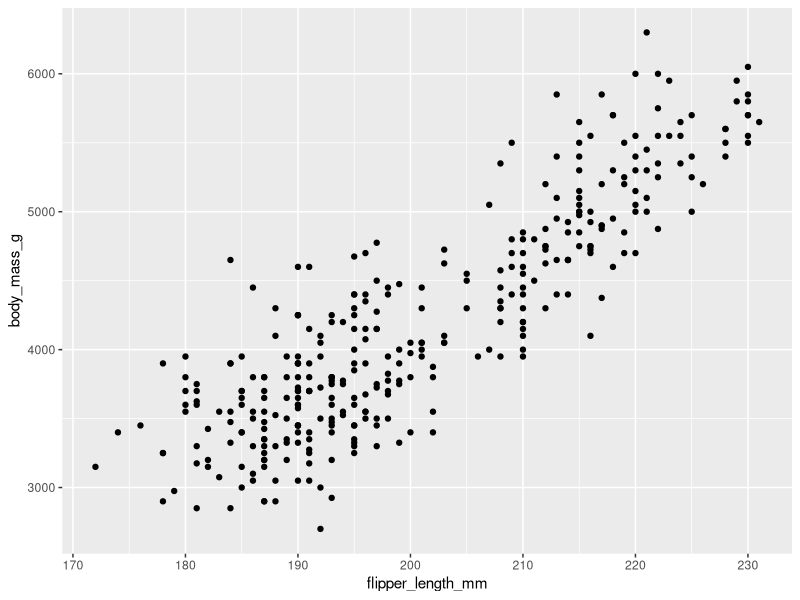
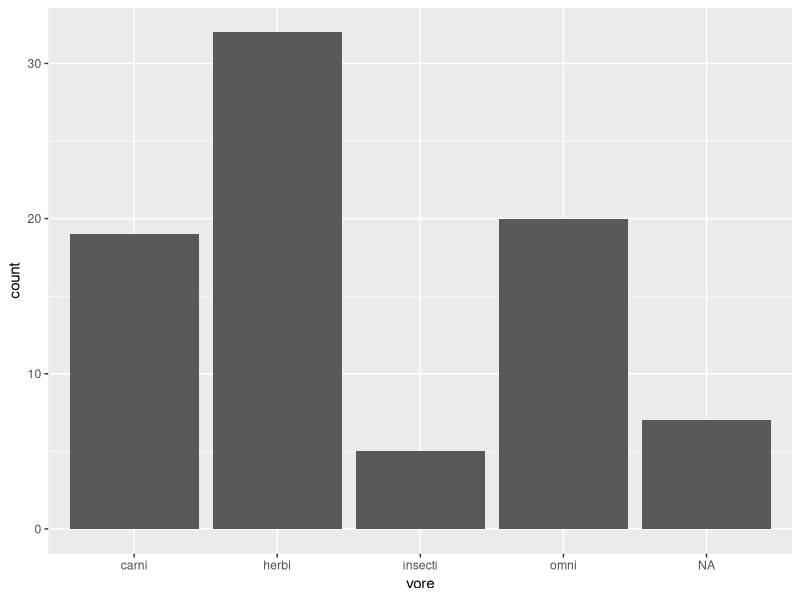

The R source for these figures, in order:
# Since ggplot2 is already existing in the version of R we are using we will only load it 

library(ggplot2)

#while installing and loading the palmerpenguins dataset
install.packages("palmerpenguins")
library(palmerpenguins)

#It is always good practise to load dplyr in case you need some cleaning
library(dplyr)

# We can view the dataset
data("penguins")
View(penguins)

#We will also load the msleep dataset for a second plot
data(msleep)
View(msleep)


# Creation of the scatter plot in ggplot2 on penguins
ggplot(data=penguins) + geom_point(mapping = aes(x=flipper_length_mm, y=body_mass_g))


#We need to a bit of cleaning in our nsleep data, grouping by vore with the average total sleep of each cat
msleep_group <- msleep %>% 
    group_by(vore) %>% 
    summarise(avg_sleep = sleep_total)
View(msleep_group)

# Plotting the msleep dataset with ggplot, with bar plot
ggplot(data=msleep_group) + geom_bar(mapping = aes(x=vore))

                                      